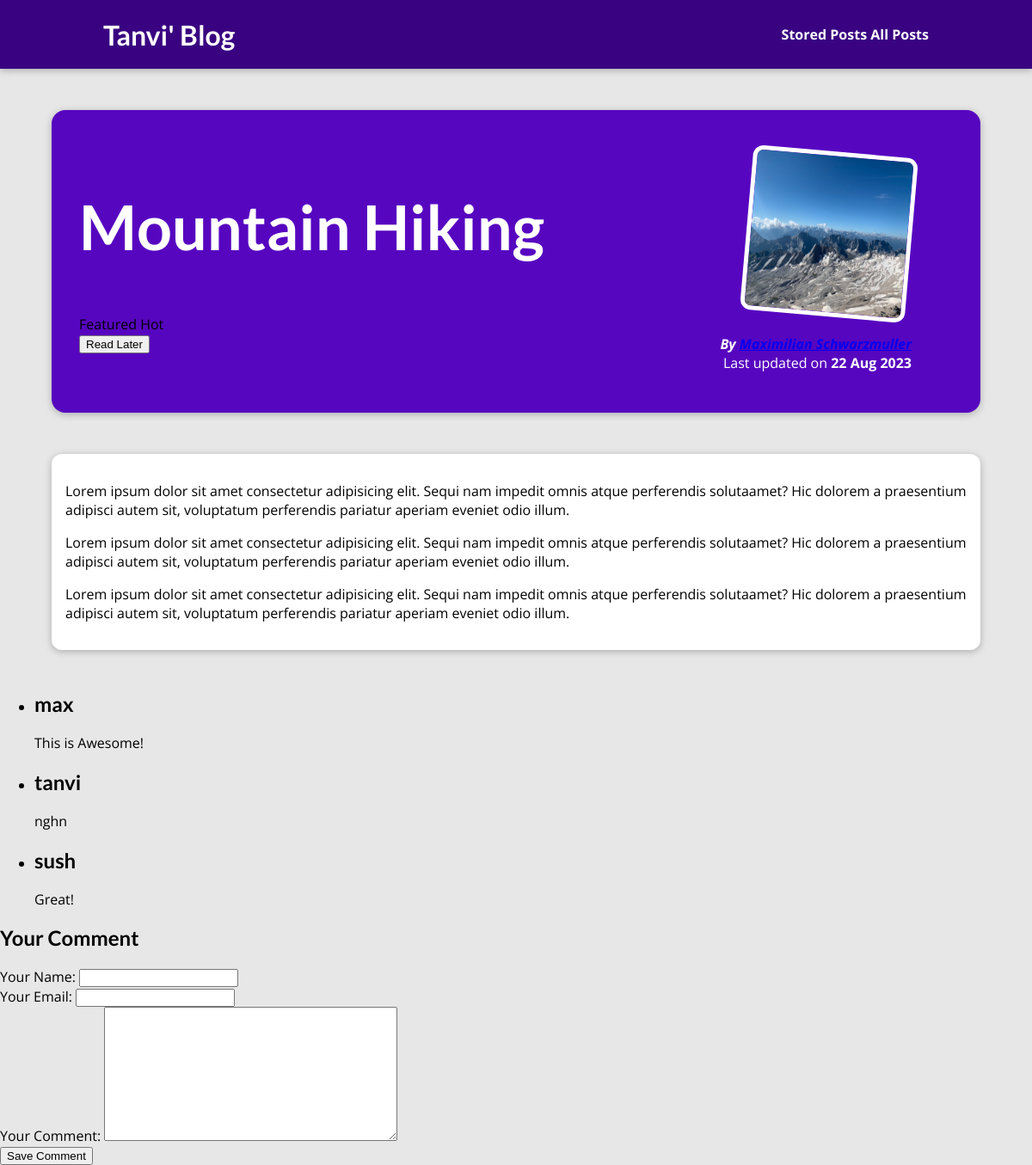
The page /posts/hike-in-the-mountains on the database its author committed.
### blog/models.py (models this page shows, shortened)
class Post(models.Model):
    title = models.CharField(max_length=150)
    excerpt = models.CharField(max_length=200)
    image = models.ImageField(upload_to="posts", null=True)
    date = models.DateField(auto_now=True)
    slug = models.SlugField(unique=True,db_index=True)
    content = models.TextField(validators=[MinLengthValidator(10)])
    author = models.ForeignKey(Author,on_delete=models.SET_NULL, null=True, related_name="posts")
    tags = models.ManyToManyField(Tag)

class Tag(models.Model):
    caption = models.CharField(max_length=20)

class Author(models.Model):
    first_name = models.CharField(max_length=100)
    last_name = models.CharField(max_length=100)
    email_address = models.EmailField()
    def full_name(self):
        return f"{self.first_name} {self.last_name}"
    def __str__(self):
        return self.full_name()

class Comment(models.Model):
    user_name = models.CharField(max_length=120)
    user_email = models.EmailField()
    text = models.TextField(max_length=400)
    post = models.ForeignKey(
        Post, on_delete=models.CASCADE, related_name="comments")

### blog/views.py (the view, shortened to what this page needs)
# urls.py: path("posts/<slug:slug>",views.SinglePostView.as_view(),
class SinglePostView(View):
    def is_stored_post(self, request, post_id):
        stored_posts = request.session.get("stored_posts")
        if stored_posts is not None:
            is_saved_for_later = post_id in stored_posts
        else:
            is_saved_for_later = False
        return is_saved_for_later
    def get(self, request, slug):
        post = Post.objects.get(slug=slug)
        context = {
            "post": post,
            "post_tags": post.tags.all(),
            "comment_form": CommentForm(),
            "comments": post.comments.all().order_by("-id"),
            "saved_for_later": self.is_stored_post(request, post.id)
        }
        return render(request, "blog/post-detail.html", context)

### blog/forms.py
class CommentForm(forms.ModelForm):
    class Meta:
        model = Comment
        exclude = ["post"]
        labels = {
            "user_name": "Your Name",
            "user_email": "Your Email",
            "text": "Your Comment"
        }

### blog/templates/blog/post-detail.html (shortened to what this page needs)
{% extends 'base.html' %}
{% load static %}
{% block css_files %}
  <link rel="stylesheet" href="{% static "blog/post-detail.css" %}"/>
{% endblock %}
{% block content %}
 <section id="summary">
    <h2>{{ post.title }}</h2>
    <div>
       {% for tag in post_tags  %}
         <span class="tag">{{ tag.caption }}</span>
       {% endfor %}
    </div>
    <div id="read-later">
      <form action="{% url "read-later" %}" method="POST">
      <button>
        {% if saved_for_later %}
           Remove from "Read Later"
        {% else %}
           Read Later
        {% endif %}
      </button>
      </form>
    </div>
    <article>
        <img src="{{ post.image.url }}" alt="Post Title" />
        <address>By <a href="mailto:{{ post.author.email_address }}">{{ post.author }}</a></address>
        <div>
            Last updated on <time>{{ post.date | date:"d M Y" }}</time>
        </div>
    </article>
 </section>
 <main>
    {{ post.content | linebreaks }}
 </main>
 <section id="comments">
    <ul>
      {% for comment in comments  %}
        <li>
          <h2>{{ comment.user_name }}</h2>
          <p>{{comment.text|linebreaks }}</p>
        </li>
      {% endfor %}
    </ul>
 </section>
 <section id="comment-form">
  <h2>Your Comment</h2>
   <form action="{% url "post-detail-page" post.slug %}" method="POST">
       {% for form_field in comment_form  %}
       <div class="form-control {% if form_field.errors %}invalid{% endif %}">
          {{form_field.label_tag }}
          {{ form_field }}
       </div>
       {% endfor %}
       <button>Save Comment</button>
   </form>
  </section>
{% endblock %}

### templates/base.html (shortened to what this page needs)
{% load static %}
<!DOCTYPE html>
<html lang="en">
<head>
    <link rel="stylesheet" href="{% static "app.css" %}">
    {% block css_files %} {% endblock %}
</head>
<body>
    <header id="main-navigation">
        <h1><a href="{% url "starting-page" %}">Tanvi' Blog</a></h1>
        <nav>
            <a href="{% url "read-later" %}">Stored Posts</a>
            <a href="{% url "posts-page" %}">All Posts</a>
        </nav>
       </header>
    {% block content %}
    {% endblock %}
</body>
</html>

### static/app.css (style rules this page uses)
* { box-sizing: border-box; }
html { font-family: 'Open Sans', 'Lato', sans-serif; }
body { margin: 0; }
h1, h2, h3 { font-family: 'Lato', sans-serif; font-weight: bold; }
#main-navigation { width: 100%; height: 5rem; display: flex; justify-content: space-between; align-items: center; padding: 0 10%; position: absolute; top: 0; left: 0; }
#main-navigation a { text-decoration: none; color: white; font-weight: bold; }

### blog/static/blog/post-detail.css (style rules this page uses)
body { background-color: #e7e7e7; }
#main-navigation { background-color: #390281; box-shadow: 0 2px 8px rgba(0, 0, 0, 0.25); }
#summary { margin: 8rem auto 3rem auto; padding: 2rem; width: 90%; max-width: 90rem; border-radius: 16px; background-color: #5706c0; position: relative; box-shadow: 0 2px 8px rgba(0, 0, 0, 0.25); height: 22rem; }
#summary h2 { color: white; font-size: 4.5rem; }
#summary article { position: absolute; top: 2rem; right: 3rem; padding: 1rem 2rem; border-radius: 12px; text-align: right; color: white; }
#summary article img { width: 12rem; height: 12rem; border-radius: 12px; transform: rotateZ(5deg); border: 5px solid white; margin-bottom: 1rem; }
#summary address { font-weight: bold; }
#summary time { font-weight: bold; }
main { width: 90%; max-width: 90rem; margin: 3rem auto; background-color: white; padding: 1rem; border-radius: 12px; box-shadow: 0 2px 8px rgba(0, 0, 0, 0.25); }

### rows shown on the page
Post: title "Mountain Hiking", image (picture), author "Maximilian Schwarzmuller", date "22 Aug 2023", content "Lorem ipsum dolor sit amet consectetur adipisicing elit. Sequi nam impedit omnis atque perferendis solutaamet? Hic dolorem a praesentium adipisci autem sit, voluptatum perferendis pariatur aperiam eveniet odio illum. Lorem ipsum dolor sit amet consectetur adipisicing elit. Sequi nam impedit omnis atque perferendis solutaamet? Hic dolorem a praesentium adipisci autem sit, voluptatum perferendis pariatur aperiam eveniet odio illum. Lorem ipsum dolor sit amet consectetur adipisicing elit. Sequi nam impedit omnis atque perferendis solutaamet? Hic dolorem a praesentium adipisci autem sit, voluptatum perferendis pariatur aperiam eveniet odio illum."
Tag: caption "Featured"
Tag: caption "Hot"
Comment: user_name "max", text "This is Awesome!"
Comment: user_name "tanvi", text "nghn"
Comment: user_name "sush", text "Great!"
